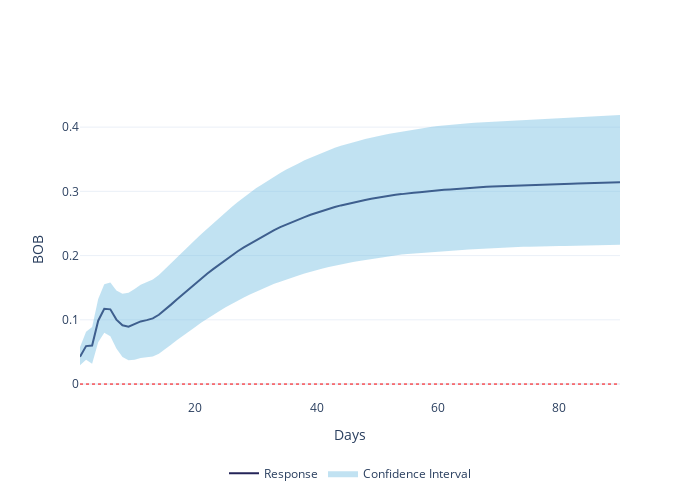

The notebook cell saved with this chart:
### Markdown cell above
### Uncertainty Sentiment Shock $\to$ Cryptocurrency-based FX

### Code cell
exchange_sentiment = plot_irf(irf_e_sent.loc[0:90, :], y_axis_name='BOB')
#exchange_sentiment.write_image('./images/exchange_sentiment.png', format='png', scale=3)

### Figure 1 — Plotly figure (JSON) as saved in the notebook; plotly's stock layout.template omitted (floating-point values rounded to 4 significant figures; data arrays with more than 128 entries replaced by an {"elided": "..."} marker saying what was removed)
{"data": [{"line": {"color": "#242458", "width": 2}, "mode": "lines", "name": "Response", "type": "scatter", "x": [1, 2, 3, 4, 5, 6, 7, 8, 9, 10, 11, 12, 13, 14, 15, 16, 17, 18, 19, 20, 21, 22, 23, 24, 25, 26, 27, 28, 29, 30, 31, 32, 33, 34, 35, 36, 37, 38, 39, 40, 41, 42, 43, 44, 45, 46, 47, 48, 49, 50, 51, 52, 53, 54, 55, 56, 57, 58, 59, 60, 61, 62, 63, 64, 65, 66, 67, 68, 69, 70, 71, 72, 73, 74, 75, 76, 77, 78, 79, 80, 81, 82, 83, 84, 85, 86, 87, 88, 89, 90], "y": [0.04245, 0.05912, 0.05995, 0.09867, 0.1172, 0.1163, 0.1003, 0.09154, 0.08935, 0.09298, 0.09754, 0.09953, 0.1023, 0.1079, 0.1152, 0.1237, 0.132, 0.1402, 0.148, 0.1567, 0.1644, 0.172, 0.1793, 0.1863, 0.1936, 0.2006, 0.2068, 0.2127, 0.2183, 0.2243, 0.2299, 0.2352, 0.2398, 0.2444, 0.2486, 0.2528, 0.2563, 0.2599, 0.2635, 0.2668, 0.27, 0.2729, 0.2755, 0.2781, 0.2806, 0.2825, 0.2847, 0.2867, 0.2886, 0.2903, 0.2921, 0.2937, 0.2949, 0.2957, 0.2971, 0.2979, 0.2986, 0.2998, 0.3007, 0.3013, 0.3024, 0.303, 0.3038, 0.3046, 0.3052, 0.3058, 0.3064, 0.3072, 0.3076, 0.308, 0.3085, 0.3087, 0.3093, 0.3095, 0.3096, 0.3101, 0.3104, 0.311, 0.3111, 0.3115, 0.3116, 0.3119, 0.3121, 0.3124, 0.3128, 0.3132, 0.3135, 0.3136, 0.3139, 0.3143]}, {"fill": "toself", "fillcolor": "rgba(101, 183, 222, 0.4)", "hoverinfo": "skip", "line": {"color": "rgba(248,232,160,0)"}, "name": "Confidence Interval", "type": "scatter", "x": {"elided": "180 int values"}, "y": {"elided": "180 float values"}}, {"line": {"color": "red", "dash": "dot", "width": 1}, "mode": "lines", "showlegend": false, "type": "scatter", "x": [1, 90], "y": [0, 0]}], "layout": {"height": 500, "legend": {"orientation": "h", "x": 0.5, "xanchor": "center", "y": -0.2, "yanchor": "top"}, "width": 700, "xaxis": {"showgrid": false, "title": {"text": "Days"}}, "yaxis": {"title": {"text": "BOB"}}}}
